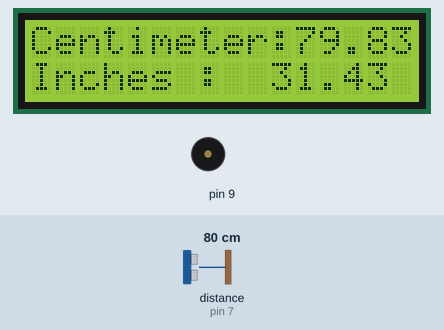
A sketch run on a simulated Arduino Uno, built with avr-gcc and run on an emulated ATmega328P. Parts: 16×2 character LCD, buzzer (waves = sounding). Wiring (inferred from the names in the program): ultrasonic range finder: trigger pin 8; echo pin 7. The inputs (shaded band) are chosen by the test bench; at power-on: distance to the obstacle (sensor on pin 7) 80 cm. The echo pulse lasts 58.3 µs per cm; what the sketch prints to the serial monitor is not drawn.

Above: at 4.2 s.
4.3 s: distance to the obstacle (sensor on pin 7) set to 2 cm
At 4.92 s:
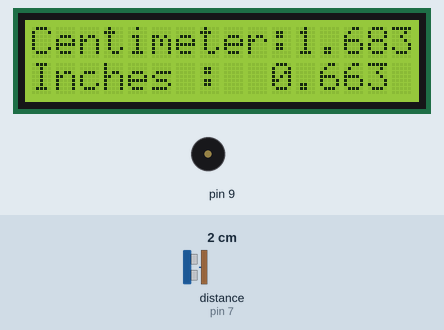
7.3 s: distance to the obstacle (sensor on pin 7) set to 35 cm
At 9.1 s:
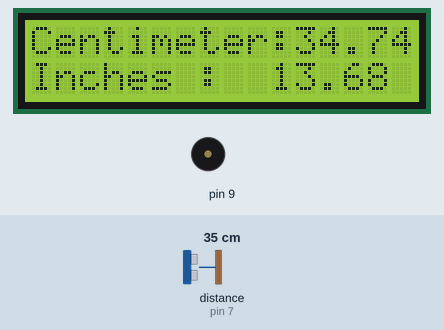
9.4 s: distance to the obstacle (sensor on pin 7) set to 23 cm
At 9.9 s:
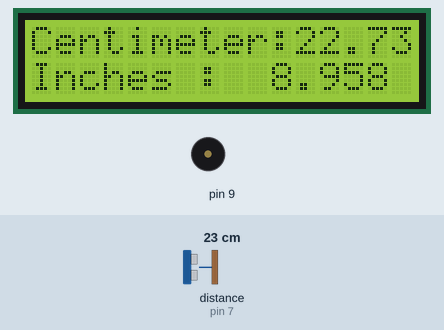
11.0 s: distance to the obstacle (sensor on pin 7) set to 19 cm
At 11.43 s:
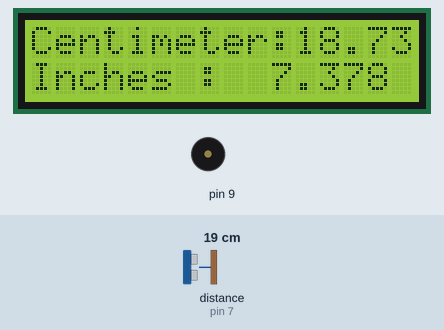
Timing chart, 0 to 13.7 s (numbered marks = the images above; inputs shaded):
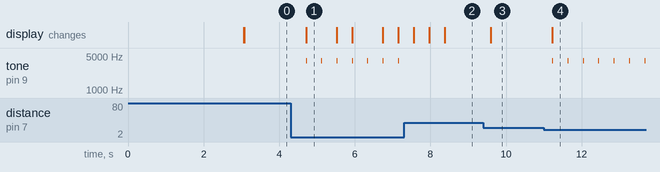

The sketch:

LCD_distance_finder.ino
```cpp
#include <LiquidCrystal.h>

#define echoPin 7 // Echo Pin
#define trigPin 8 // Trigger Pin

int maximumRange = 400; // Maximum range needed
int minimumRange = 0; // Minimum range needed
float duration, distance,inch; // Duration used to calculate distance

LiquidCrystal lcd(12, 11, 5, 4, 3, 2);

void setup()
{
Serial.begin(9600);
lcd.begin(16, 2);
lcd.setCursor(2, 0);                          // Set LCD cursor position (column, row)
lcd.print("Distance");                      // Print text to LCD
lcd.setCursor(3, 1);                          // Set LCD cursor position (column,row)
lcd.print("Finder");                        // Print text to LCD
delay(3000);
lcd.clear();
pinMode(trigPin, OUTPUT);
pinMode(echoPin, INPUT);
}

void loop()
{
digitalWrite(trigPin, LOW);
 delayMicroseconds(2);

 digitalWrite(trigPin, HIGH);
 delayMicroseconds(10);

 digitalWrite(trigPin, LOW);
 duration = pulseIn(echoPin, HIGH);
 //Calculate the distance (in cm) based on the speed of sound.
 distance = duration/58.2;
 //Calculate the distance (in inches)
 inch=distance*0.3937;

 if (distance >= maximumRange || distance <= minimumRange){
 Serial.println("Out of Range");
 lcd.clear();
 lcd.setCursor(1, 0);                                       // Set LCD cursor position (column 1, row 0)
 lcd.print("Out of Range");                                 // Print text to LCD
 }
 else if (distance <=20)
 {
 Serial.println(distance);
 tone(9,4000,20);
 lcd.setCursor(0, 0);                                           // Set LCD cursor position (column 1, row 0)
 lcd.print("Centimeter:");                                 // Print text to LCD
 lcd.print(distance);
 lcd.setCursor(0, 1);                                           // Set LCD cursor position (column 0, row 1)
 lcd.print("Inches :  ");                                     // Print text to LCD
 lcd.print(inch);                                          // Set LCD cursor position (column 12, row 1)
 }
 else {
 Serial.println(distance);
 lcd.setCursor(0, 0);                                           // Set LCD cursor position (column 0, row 0)
 lcd.print("Centimeter:");                                 // Print text to LCD
 lcd.print(distance);
 lcd.setCursor(0, 1);                                           // Set LCD cursor position (column 0, row 1)
 lcd.print("Inches :  ");                                     // Print text to LCD
 lcd.print(inch);                                          // Set LCD cursor position (column 12, row 1)
 }
delay(400);
}
```

Measured:
- the behaviour switches between 21 and 20 cm on distance to the obstacle (sensor on pin 7) (found by bisection; images 3 and 4)
- after the input at 4.3 s, tone on pin 9: alternates 4000 Hz for 0.02 s and silent for 0.39 s, starting after 0.41 s; the display: changes after 0.42 s (image 1)
- after the input at 7.3 s, tone on pin 9: stops changing and stays silent; the display: changes after 0.26 s (image 2)
- after the input at 9.4 s, the display: changes after 0.20 s (image 3)
- after the input at 11.0 s, tone on pin 9: alternates 4000 Hz for 0.02 s and silent for 0.39 s, starting after 0.22 s; the display: changes after 0.23 s (image 4)
- what the display in image 1 shows lasts 0.8 s, from 4.7 s to 5.5 s
